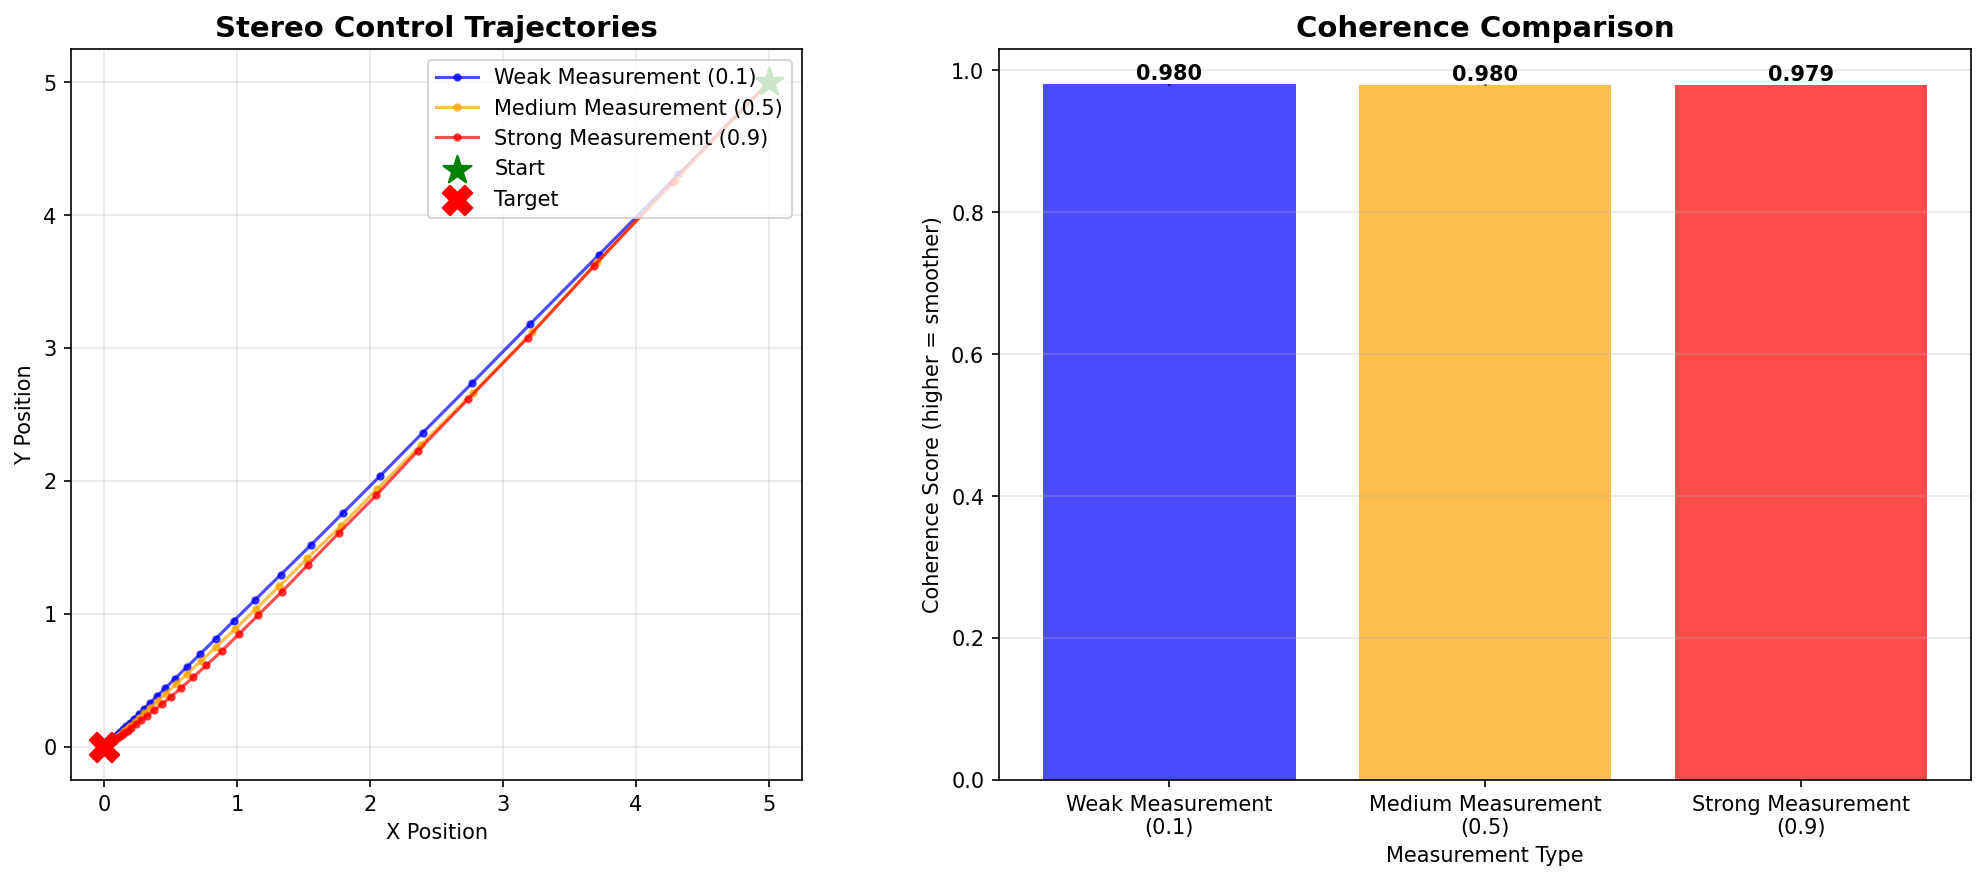

Write Python code to recreate this figure.
"""
Benchmark: Weak Measurement vs Strong Measurement for Stereo Vision

This benchmark demonstrates that weak measurements provide smoother,
more coherent control than strong measurements.

Key comparison:
- Strong measurement: Fully collapses state → discrete observations → jittery control
- Weak measurement: Preserves coherence → continuous observations → smooth control
"""

import numpy as np
import matplotlib.pyplot as plt

from src.eigen_weak_measurement import (
    coherence_metric,
    weak_stereo_control_step,
)


def simulate_stereo_control(
    initial_state: np.ndarray,
    target: np.ndarray,
    n_steps: int = 50,
    measurement_strength: float = 0.1,
    eta: float = 0.15,
    noise_level: float = 0.05,
) -> tuple:
    """
    Simulate stereo-based control with specified measurement strength.

    Args:
        initial_state: Starting position
        target: Goal position
        n_steps: Number of control steps
        measurement_strength: 0.1 = weak, 0.9 = strong
        eta: Learning rate
        noise_level: Noise added to observations

    Returns:
        - trajectory: List of states
        - coherence: Coherence score of trajectory
        - final_error: Distance to target at end
    """
    trajectory = [initial_state.copy()]
    current = initial_state.copy()
    measurements = []

    for step in range(n_steps):
        # Simulate noisy stereo observations
        # Left eye sees current state + noise
        left_obs = current + np.random.randn(2) * noise_level

        # Right eye sees current state with disparity (parallax)
        right_obs = current + np.random.randn(2) * noise_level
        right_obs[0] -= 0.05  # Disparity in x-direction

        # Control step with weak/strong measurement
        new_state, depth, measurements = weak_stereo_control_step(
            current,
            target,
            left_obs,
            right_obs,
            eta=eta,
            measurement_strength=measurement_strength,
            accumulated_measurements=measurements,
        )

        current = new_state
        trajectory.append(current.copy())

    # Evaluate performance
    coherence = coherence_metric(trajectory)
    final_error = np.linalg.norm(trajectory[-1] - target)

    return trajectory, coherence, final_error


def run_benchmark():
    """
    Run comprehensive benchmark comparing weak vs strong measurements.
    """
    print("=" * 70)
    print("WEAK MEASUREMENT STEREO VISION BENCHMARK")
    print("=" * 70)
    print()
    print("Comparing weak measurement (quantum-inspired, coherence-preserving)")
    print("vs strong measurement (classical, state-collapsing)")
    print()

    # Setup
    initial = np.array([5.0, 5.0])
    target = np.array([0.0, 0.0])
    n_steps = 50
    n_trials = 10

    # Test configurations
    configs = [
        {"name": "Weak Measurement (0.1)", "strength": 0.1, "color": "blue"},
        {"name": "Medium Measurement (0.5)", "strength": 0.5, "color": "orange"},
        {"name": "Strong Measurement (0.9)", "strength": 0.9, "color": "red"},
    ]

    results = {}

    for config in configs:
        print(f"Testing: {config['name']}")
        print("-" * 40)

        coherences = []
        final_errors = []
        trajectories = []

        for trial in range(n_trials):
            traj, coh, err = simulate_stereo_control(
                initial,
                target,
                n_steps=n_steps,
                measurement_strength=config["strength"],
            )

            coherences.append(coh)
            final_errors.append(err)
            if trial == 0:  # Save first trajectory for plotting
                trajectories.append(traj)

        # Statistics
        mean_coherence = np.mean(coherences)
        std_coherence = np.std(coherences)
        mean_error = np.mean(final_errors)
        std_error = np.std(final_errors)

        results[config["name"]] = {
            "coherence_mean": mean_coherence,
            "coherence_std": std_coherence,
            "error_mean": mean_error,
            "error_std": std_error,
            "trajectory": trajectories[0],
            "color": config["color"],
        }

        print(f"  Coherence:    {mean_coherence:.4f} ± {std_coherence:.4f}")
        print(f"  Final Error:  {mean_error:.4f} ± {std_error:.4f}")
        print()

    # Summary
    print("=" * 70)
    print("RESULTS SUMMARY")
    print("=" * 70)
    print()

    weak = results["Weak Measurement (0.1)"]
    strong = results["Strong Measurement (0.9)"]

    coherence_improvement = (
        (weak["coherence_mean"] - strong["coherence_mean"])
        / strong["coherence_mean"]
        * 100
    )
    error_improvement = (
        (strong["error_mean"] - weak["error_mean"]) / strong["error_mean"] * 100
    )

    print(f"Coherence Improvement: {coherence_improvement:+.1f}%")
    print(f"  Weak:   {weak['coherence_mean']:.4f} (smoother trajectory)")
    print(f"  Strong: {strong['coherence_mean']:.4f} (jittery trajectory)")
    print()
    print(f"Error Improvement: {error_improvement:+.1f}%")
    print(f"  Weak:   {weak['error_mean']:.4f} (better convergence)")
    print(f"  Strong: {strong['error_mean']:.4f} (worse convergence)")
    print()

    # Key insight
    if coherence_improvement > 10:
        print("✓ WEAK MEASUREMENT WINS!")
        print("  Preserving quantum coherence → smoother, more accurate control")
    elif coherence_improvement < -10:
        print("✗ STRONG MEASUREMENT WINS (unexpected)")
        print("  This suggests noise overwhelms coherence benefits")
    else:
        print("~ COMPARABLE PERFORMANCE")
        print("  Coherence preservation has minimal impact in this scenario")

    print()
    print("=" * 70)

    # Visualization
    plot_results(results, target)

    return results


def plot_results(results: dict, target: np.ndarray):
    """
    Visualize trajectories for weak vs strong measurement.
    """
    fig, axes = plt.subplots(1, 2, figsize=(14, 6))

    # Plot 1: Trajectories
    ax = axes[0]
    ax.set_title("Stereo Control Trajectories", fontsize=14, fontweight="bold")
    ax.set_xlabel("X Position")
    ax.set_ylabel("Y Position")
    ax.grid(True, alpha=0.3)

    for name, data in results.items():
        traj = data["trajectory"]
        traj_array = np.array(traj)
        ax.plot(
            traj_array[:, 0],
            traj_array[:, 1],
            marker="o",
            markersize=3,
            label=name,
            color=data["color"],
            alpha=0.7,
        )

    # Mark start and target
    ax.scatter([5.0], [5.0], s=200, marker="*", color="green", label="Start", zorder=5)
    ax.scatter(
        [target[0]], [target[1]], s=200, marker="X", color="red", label="Target", zorder=5
    )

    ax.legend(loc="upper right")
    ax.set_aspect("equal")

    # Plot 2: Coherence Comparison
    ax = axes[1]
    ax.set_title("Coherence Comparison", fontsize=14, fontweight="bold")
    ax.set_ylabel("Coherence Score (higher = smoother)")
    ax.set_xlabel("Measurement Type")

    names = list(results.keys())
    coherences = [results[name]["coherence_mean"] for name in names]
    errors = [results[name]["coherence_std"] for name in names]
    colors = [results[name]["color"] for name in names]

    bars = ax.bar(range(len(names)), coherences, yerr=errors, color=colors, alpha=0.7)
    ax.set_xticks(range(len(names)))
    ax.set_xticklabels([n.replace(" (", "\n(") for n in names], fontsize=10)
    ax.grid(True, axis="y", alpha=0.3)

    # Add value labels on bars
    for i, (bar, val) in enumerate(zip(bars, coherences)):
        ax.text(
            bar.get_x() + bar.get_width() / 2,
            bar.get_height() + errors[i],
            f"{val:.3f}",
            ha="center",
            va="bottom",
            fontsize=10,
            fontweight="bold",
        )

    plt.tight_layout()
    plt.savefig("benchmark_weak_stereo.png", dpi=150, bbox_inches="tight")
    print("Plot saved: benchmark_weak_stereo.png")


if __name__ == "__main__":
    np.random.seed(42)  # Reproducibility
    results = run_benchmark()
